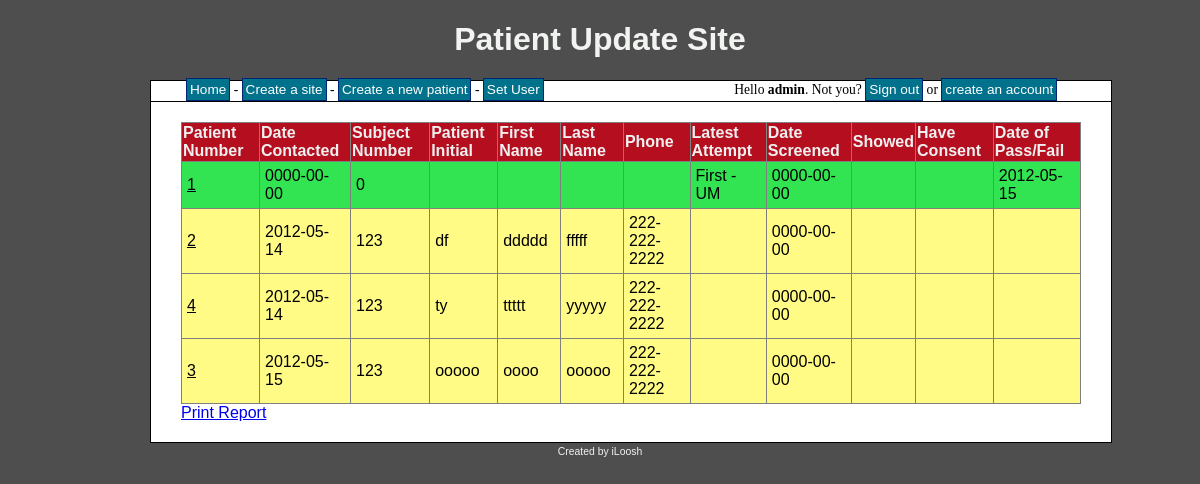
Screenshot of /site.php?id=8 (signed in) with the database file from the repository.
### tables this page shows
CREATE TABLE IF NOT EXISTS `sites` (
  `site_id` int(8) NOT NULL AUTO_INCREMENT,
  `site_name` varchar(30) NOT NULL,
  `site_study` varchar(255) NOT NULL,
  `site_address` varchar(255) NOT NULL,
  `site_phone` varchar(30) NOT NULL,
  `site_fax` varchar(30) NOT NULL,
  `site_user` int(8) NOT NULL,
  PRIMARY KEY (`site_id`),
  KEY `site_user` (`site_user`)
);

CREATE TABLE IF NOT EXISTS `patients` (
  `patient_id` int(8) NOT NULL AUTO_INCREMENT,
  `patient_num` int(8) NOT NULL,
  `patient_dateContacted` date NOT NULL,
  `patient_subjectNum` int(8) NOT NULL,
  `patient_initial` varchar(30) NOT NULL,
  `patient_fName` varchar(255) NOT NULL,
  `patient_lName` varchar(255) NOT NULL,
  `patient_phone` varchar(255) NOT NULL,
  `patient_firstAtt` varchar(10) NOT NULL,
  `patient_secondAtt` varchar(10) NOT NULL,
  `patient_thirdAtt` varchar(10) NOT NULL,
  `patient_dateScreened` date NOT NULL,
  `patient_show` varchar(10) NOT NULL,
  `patient_comment` text NOT NULL,
  `patient_dateEnroll` date NOT NULL,
  `patient_dateScreeFail` date NOT NULL,
  `patient_failCriteria` varchar(255) NOT NULL,
  `patient_consent` varchar(10) NOT NULL,
  `patient_status` varchar(255) NOT NULL,
  `patient_site` int(8) NOT NULL,
  `patient_PDFform` varchar(255) NOT NULL,
  PRIMARY KEY (`patient_id`),
  KEY `patient_site` (`patient_site`)
);

### site.php (the view, shortened to what this page needs)
<?php
include 'header.php';
if($_SESSION['signed_in']){
	$sql = "SELECT  site_user
			FROM sites
			WHERE site_id = " . mysql_real_escape_string($_GET['id']);
	$result = mysql_query($sql);
	while($row = mysql_fetch_array($result))
	{
		if($_SESSION['user_level'] == 1 || $row['site_user'] == $_SESSION['user_id']){
			$sqlP = "SELECT
						patient_id,
						patient_num,
						patient_dateContacted,
						patient_subjectNum,
						patient_initial,
						patient_fName,
						patient_lName,
						patient_phone,
						patient_firstAtt,
						patient_secondAtt,
						patient_thirdAtt,
						patient_dateScreened,
						patient_show,
						patient_comment,
						patient_dateEnroll,
						patient_dateScreeFail,
						patient_failCriteria,
						patient_consent,
						patient_status,
						patient_site
					FROM
						patients";
			$resultP = mysql_query($sqlP);
			if(!$resultP)
			{
				echo 'Error while selecting from database. Please try again later.';
			}
			else
			{
				if(mysql_num_rows($resultP) == 0)
				{
					if($_SESSION['user_level'] == 1)
					{
						echo 'You have not created any record in this Site.<br>';
						echo '<a href="create_patient.php">Create one now</a>';
					}
					else
					{
						echo 'There are now records in this site';
					}
				}
				else
				{
					echo '<table border="1">
						  <tr>
						  	<th>Patient Number</th>
							<th>Date Contacted</th>
							<th>Subject Number</th>
							<th>Patient Initial</th>
							<th>First Name</th>
							<th>Last Name</th>
							<th>Phone</th>
							<th>Latest Attempt</th>
							<th>Date Screened</th>
							<th>Showed</th>
							<th>Have Consent</th>
							<th>Date of Pass/Fail</th>
						  </tr>';
					while($rowP = mysql_fetch_assoc($resultP))
					{
						if($_GET['id'] == $rowP['patient_site'])
						{
							echo '<tr';
							if($_SESSION['user_level'] == 1)
							{
								if($rowP['patient_status'] == "FOLLOWUP"){
									echo ' bgcolor="#FFFFFF" ';
								}
								else if($rowP['patient_status'] == "CONTACT"){
									echo ' bgcolor="#FFFB85" ';
								}
								else if($rowP['patient_status'] == "ENROLLED"){
									echo ' bgcolor="#32E352" ';
								}
							}
							echo '>';
							echo '<td><a href="patient.php?pat=' . $rowP['patient_id'] . '&site=' . $rowP['patient_site'] . '">' . $rowP['patient_num'] . '</td>';
							echo '<td>' . $rowP['patient_dateContacted'] . '</td>';
							echo '<td>' . $rowP['patient_subjectNum'] . '</td>';
							echo '<td>' . $rowP['patient_initial'] . '</td>';
							echo '<td>' . $rowP['patient_fName'] . '</td>';
							echo '<td>' . $rowP['patient_lName'] . '</td>';
							echo '<td>' . $rowP['patient_phone'] . '</td>';
							if(($rowP['patient_firstAtt'] == "") && ($rowP['patient_secondAtt'] == "") && ($rowP['patient_thirdAtt'] == ""))
							{
								echo '<td>' . $rowP['patient_firstAtt'] . '</td>';
							}
							else if(!($rowP['patient_firstAtt'] == "") && ($rowP['patient_secondAtt'] == "") && ($rowP['patient_thirdAtt'] == ""))
							{
								echo '<td>First - ' . $rowP['patient_firstAtt'] . '</td>';
							}
							echo '<td>' . $rowP['patient_dateScreened'] . '</td>';
							echo '<td>' . $rowP['patient_show'] . '</td>';
							echo '<td>' . $rowP['patient_consent'] . '</td>';
							echo '<td>';
							if($rowP['patient_dateEnroll'] == "0000-00-00" && $rowP['patient_dateScreeFail'] == "0000-00-00")
							{
								echo '</td>';
							}
							else if($rowP['patient_dateEnroll'] != "0000-00-00" && $rowP['patient_dateScreeFail'] == "0000-00-00")
							{
								echo $rowP['patient_dateEnroll'] . '</td>';
							}
							else if($rowP['patient_dateEnroll'] == "0000-00-00" && $rowP['patient_dateScreeFail'] != "0000-00-00")
							{
								echo $rowP['patient_dateScreeFail'] . '</td>';
							}
							echo '</tr>';
						}
					}
					echo '</table>';
					if($_SESSION['user_level'] == 1)
					{
						echo '<a href="sitePrint.php?site=' . $_GET['id']. '" >Print Report</a>';
					}
				}
			}
		}
		else
			echo 'Access to this page is denied';
	}
}
else{
	echo 'You must be signed in to view this page';
}
include 'footer.php';
?>

### style.css (style rules this page uses)
body { background-color: #4E4E4E; text-align: center; }
table { border-collapse: collapse; width: 100%; }
table a { color: #000; }
th { background-color: #B40E1F; color: #F0F0F0; }
td { padding: 5px; }

### rows the page displays
patients: patient_num "1", patient_dateContacted "0000-00-00", patient_subjectNum "0", patient_firstAtt "UM", patient_dateScreened "0000-00-00", patient_dateEnroll "2012-05-15"
patients: patient_num "2", patient_dateContacted "2012-05-14", patient_subjectNum "123", patient_initial "df", patient_fName "ddddd", patient_lName "fffff", patient_phone "222-222-2222", patient_dateScreened "0000-00-00"
patients: patient_num "4", patient_dateContacted "2012-05-14", patient_subjectNum "123", patient_initial "ty", patient_fName "ttttt", patient_lName "yyyyy", patient_phone "222-222-2222", patient_dateScreened "0000-00-00"
patients: patient_num "3", patient_dateContacted "2012-05-15", patient_subjectNum "123", patient_initial "ooooo", patient_fName "oooo", patient_lName "ooooo", patient_phone "222-222-2222", patient_dateScreened "0000-00-00"

### other values shown
$_SESSION['user_name'] "admin"
